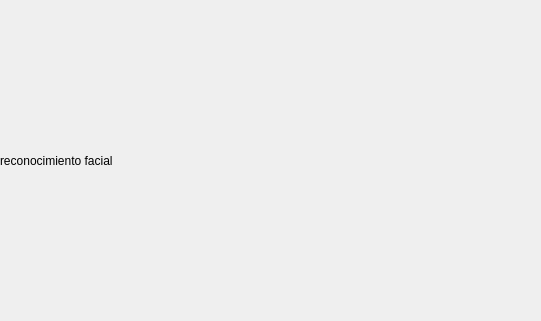
<?xml version="1.0" encoding="UTF-8"?>
<ui version="4.0">
 <class>Form</class>
 <widget class="QWidget" name="Form">
  <property name="geometry">
   <rect>
    <x>0</x>
    <y>0</y>
    <width>541</width>
    <height>321</height>
   </rect>
  </property>
  <property name="windowTitle">
   <string>Form</string>
  </property>
  <widget class="QLabel" name="label">
   <property name="geometry">
    <rect>
     <x>0</x>
     <y>0</y>
     <width>541</width>
     <height>321</height>
    </rect>
   </property>
   <property name="text">
    <string>reconocimiento facial</string>
   </property>
   <property name="pixmap">
    <pixmap>icons/icons48/password.png</pixmap>
   </property>
   <property name="scaledContents">
    <bool>true</bool>
   </property>
  </widget>
 </widget>
 <resources/>
 <connections/>
</ui>
